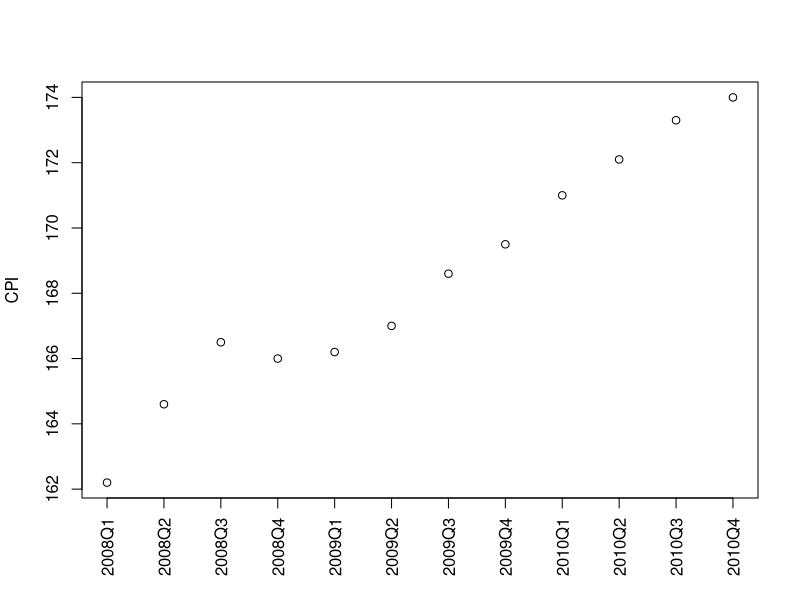
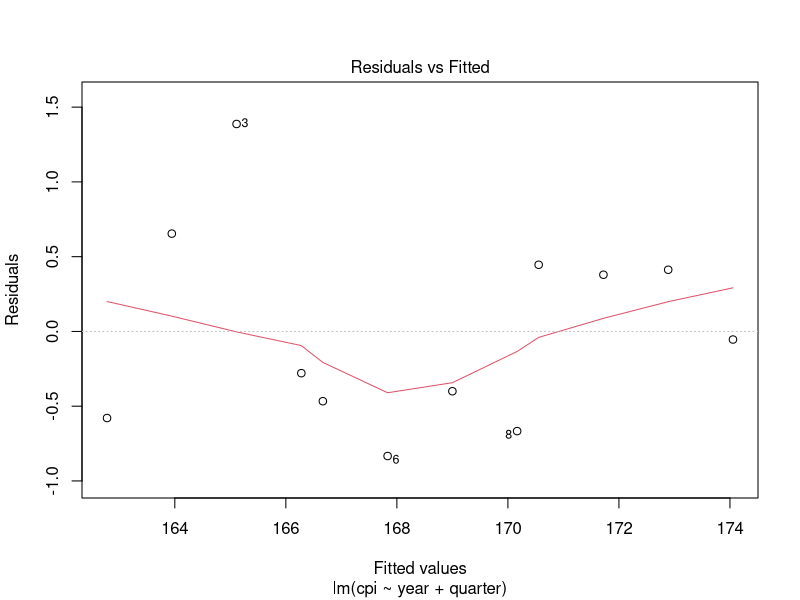
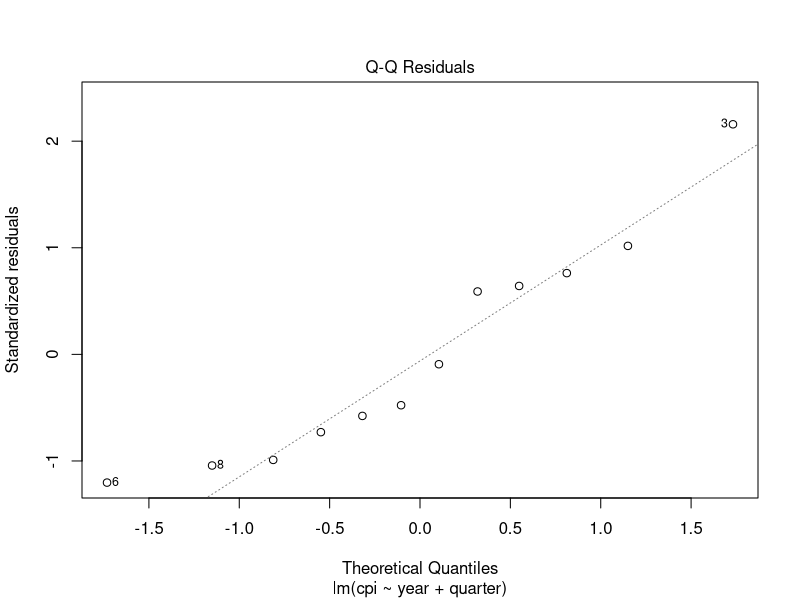
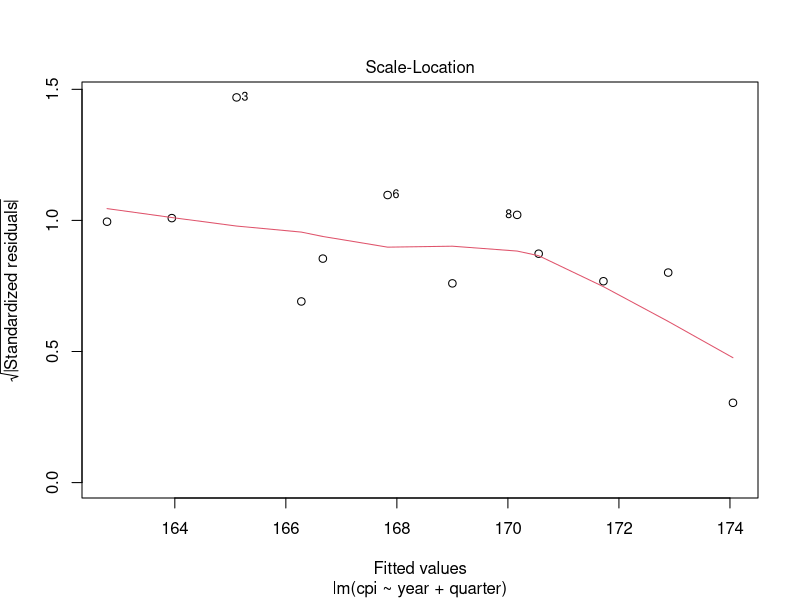
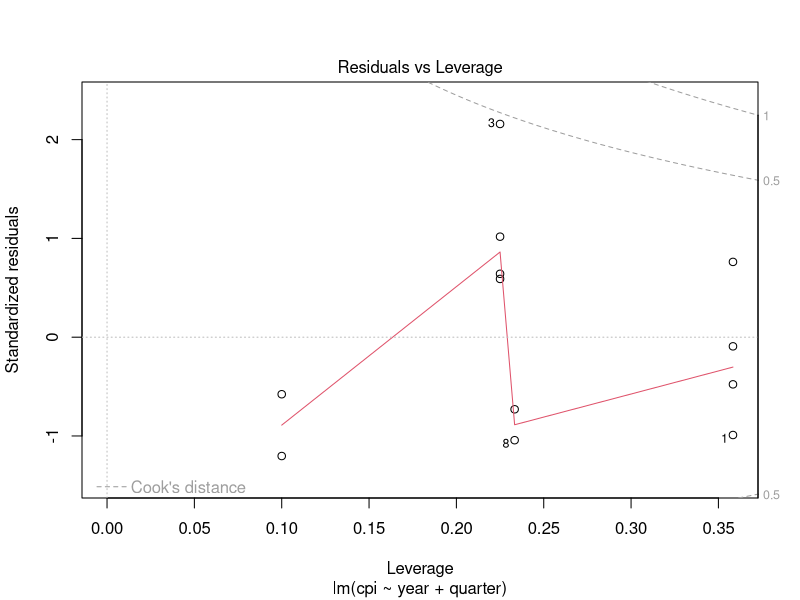
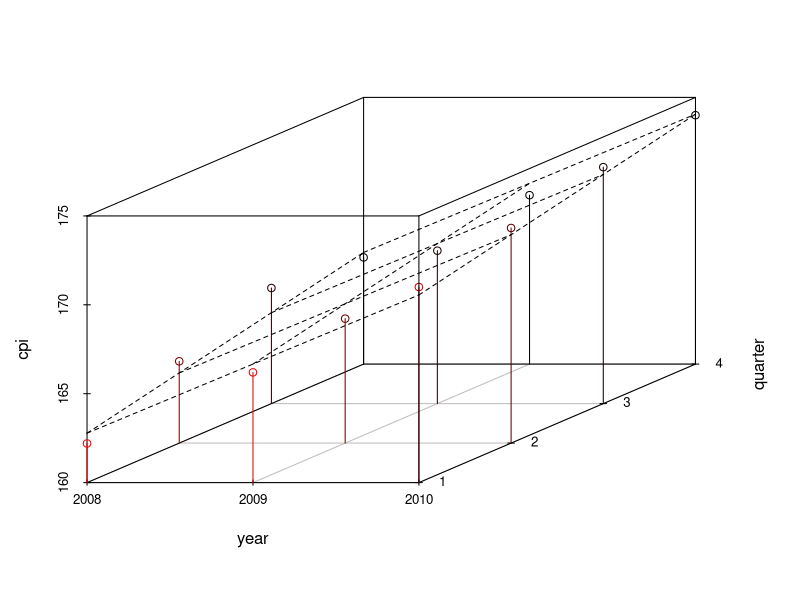
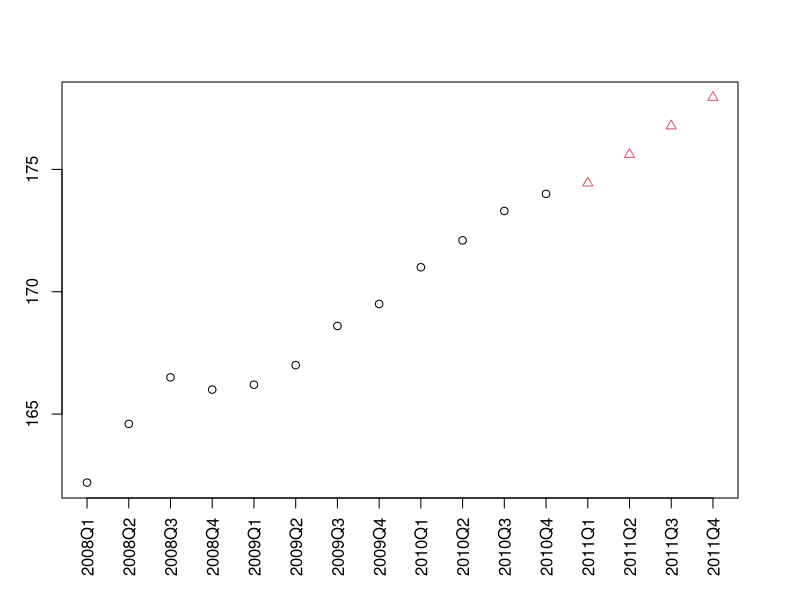
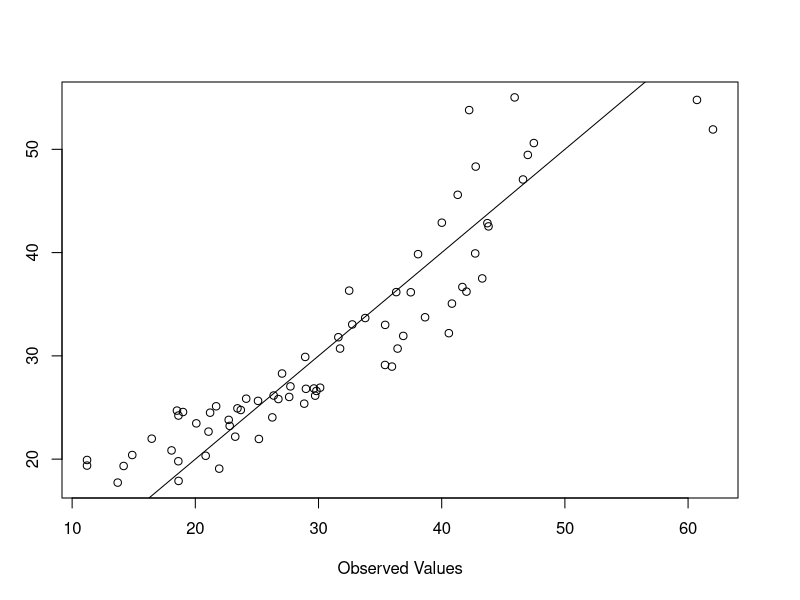

The R script that drew these images, in order: (Note: this script raises an error after producing the figures.)
#make up consumer price index (cpi) data
year <- rep(2008:2010, each=4)
quarter <- rep(1:4, 3)
cpi <- c(162.2, 164.6, 166.5, 166.0,
         166.2, 167.0, 168.6, 169.5,
         171.0, 172.1, 173.3, 174.0)

#plot the cpi data
plot(cpi, xaxt="n", ylab="CPI", xlab="")
axis(1, labels=paste(year,quarter,sep="Q"), at=1:12, las=3)

#check the correlation between cpi and year, cpi and quarter
cor(cpi, year)
cor(cpi, quarter)

#fit a linear model
fit <- lm(cpi ~ year + quarter)
fit

#find the difference between observed and fit values
residuals(fit)

#get a full summary of the fit
summary(fit)

#plot the fit
plot(fit)


#3d plot the fit
install.packages("scatterplot3d")
library(scatterplot3d)
s3d <- scatterplot3d(year, quarter, cpi, highlight.3d=T, type="h", lab=c(2,3))
s3d$plane3d(fit)

#project into the future given the linear model and plot the result
data2011 <- data.frame(year=2011, quarter=1:4)
cpi2011 <- predict(fit, newdata=data2011)
style <- c(rep(1,12), rep(2,4))

plot(c(cpi, cpi2011), xaxt="n", ylab="CPI", xlab="", pch=style, col=style)
axis(1, at=1:16, las=3,
     labels=c(paste(year,quarter,sep="Q"), "2011Q1", "2011Q2", "2011Q3", "2011Q4"))

#generalized linear model
data("bodyfat", package="TH.data")
myFormula <- DEXfat ~ age + waistcirc + hipcirc + elbowbreadth + kneebreadth
bodyfat.glm <- glm(myFormula, family = gaussian("log"), data = bodyfat)
summary(bodyfat.glm)

#use the glm to predict
pred <- predict(bodyfat.glm, type="response")
plot(bodyfat$DEXfat, pred, xlab="Observed Values", ylab="Predicted Values")
abline(a=0, b=1)

#non-linear model
bodyfat.nls <- nls(myFormula, data = bodyfat)
